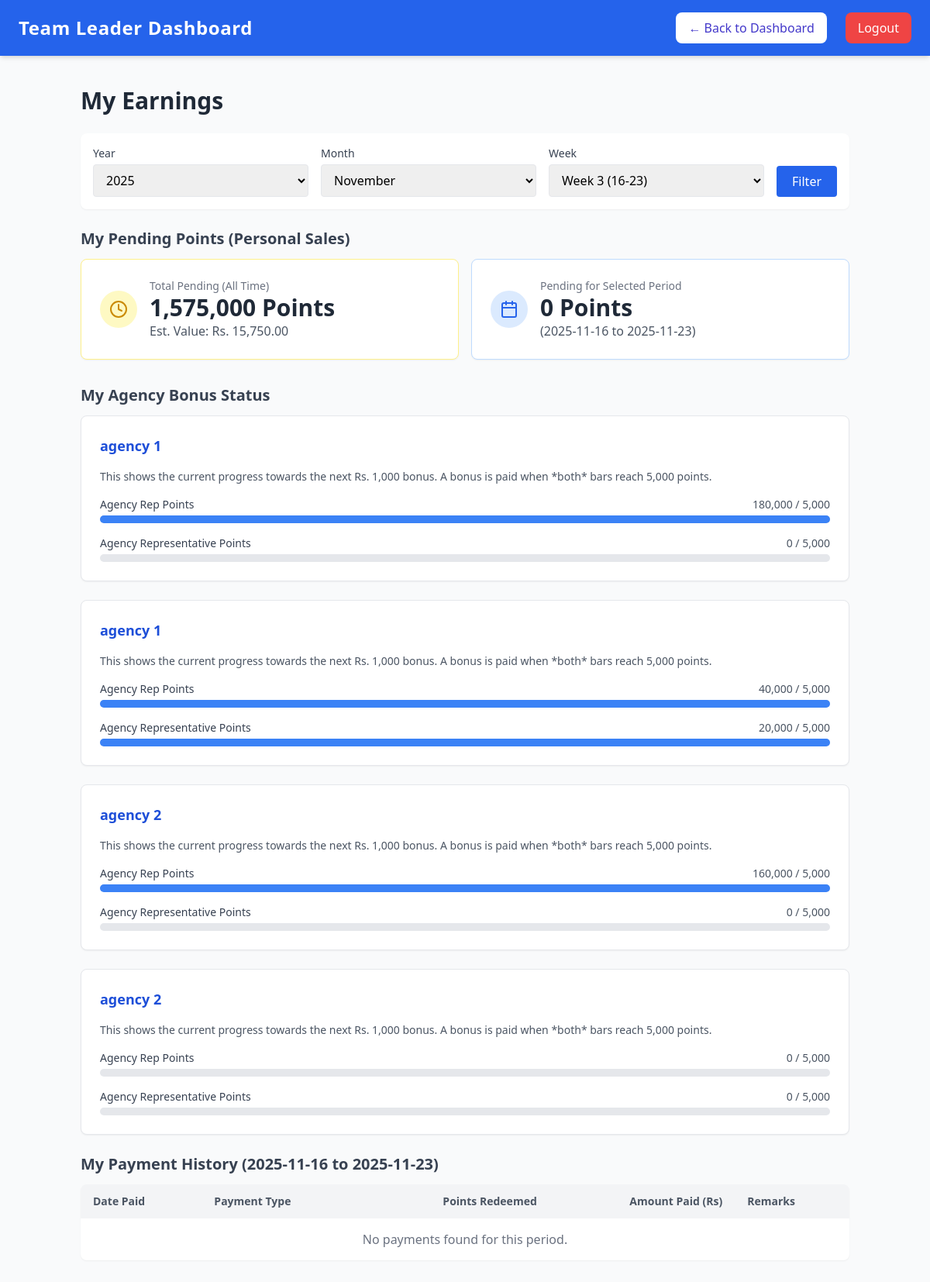
/leader/leader_payments.php (signed in), run on the app's committed database.
### tables this page shows
CREATE TABLE `agency_points` (
  `id` int(11) NOT NULL,
  `agency_id` int(11) NOT NULL,
  `total_rep_points` int(11) NOT NULL DEFAULT 0,
  `total_representative_points` int(11) NOT NULL DEFAULT 0,
  `last_updated` datetime DEFAULT current_timestamp() ON UPDATE current_timestamp()
);

CREATE TABLE `agencies` (
  `id` int(11) NOT NULL,
  `representative_id` int(11) NOT NULL,
  `agency_name` enum('agency 1','agency 2') NOT NULL,
  `created_at` datetime DEFAULT current_timestamp()
);

### leader/leader_payments.php (the view, shortened to what this page needs)
<?php
require_once '../config.php';
include 'leader_header.php';
$user_id = $_SESSION['user_id'] ?? null;
$user_role = $_SESSION['role'] ?? null;
$is_representative = ($user_role === 'representative');
function get_current_week()
{
    $day = (int) date('j');
    if ($day <= 23)
        return 3;
    return 4;
}
$year = isset($_GET['year']) ? (int) $_GET['year'] : date('Y');
$month = isset($_GET['month']) ? (int) $_GET['month'] : date('n');
$week = isset($_GET['week']) ? (int) $_GET['week'] : get_current_week();
$week_ranges = [
    1 => ['start' => 1, 'end' => 7],
    2 => ['start' => 8, 'end' => 15],
    3 => ['start' => 16, 'end' => 23],
    4 => ['start' => 24, 'end' => 31]
];
$start_day = $week_ranges[$week]['start'];
$end_day = $week_ranges[$week]['end'];
$start_date_str = date('Y-m-d', mktime(0, 0, 0, $month, $start_day, $year));
$end_date_str = date('Y-m-d', mktime(0, 0, 0, $month, $end_day, $year));
$stmt_total = $mysqli->prepare("
    SELECT SUM(points_rep) AS total_pending
    FROM points_ledger
    WHERE rep_user_id = ? AND redeemed = 0
");
$stmt_total->bind_param("i", $user_id);
$stmt_total->execute();
$res_total = $stmt_total->get_result()->fetch_assoc();
$total_pending_points = (int) ($res_total['total_pending'] ?? 0);
$stmt_period = $mysqli->prepare("
    SELECT SUM(points_rep) AS period_pending
    FROM points_ledger
    WHERE rep_user_id = ? AND redeemed = 0 AND sale_date BETWEEN ? AND ?
");
$stmt_period->bind_param("iss", $user_id, $start_date_str, $end_date_str);
$stmt_period->execute();
$res_period = $stmt_period->get_result()->fetch_assoc();
$period_pending_points = (int) ($res_period['period_pending'] ?? 0);
$payments_history = [];
$agency_statuses = [];
if ($is_representative) {
    $stmt_agency = $mysqli->prepare("
        SELECT
            a.agency_name,
            ap.total_rep_points,
            ap.total_representative_points
        FROM agencies a
        INNER JOIN agency_points ap ON a.id = ap.agency_id
        WHERE a.representative_id = ?
          AND ap.total_rep_points >= 0
          AND ap.total_representative_points >= 0
        ORDER BY a.agency_name
    ");
    $stmt_agency->bind_param("i", $user_id);
    $stmt_agency->execute();
    $agency_result = $stmt_agency->get_result();
    while ($row = $agency_result->fetch_assoc()) {
        $agency_statuses[] = $row;
    }
}
?>
<!DOCTYPE html>
<html lang="en">
<head>
    <script src="https://cdn.tailwindcss.com"></script>
</head>
<body class="bg-gray-50 min-h-screen">
    <div class="max-w-5xl mx-auto py-10 px-4">
        <h1 class="text-3xl font-bold text-gray-800 mb-6">My Earnings</h1>
        <form method="GET" class="flex flex-wrap gap-4 mb-6 bg-white p-4 rounded-lg shadow-sm">
            <label class="block flex-1 min-w-[120px]">
                <span class="text-sm font-medium text-gray-700">Year</span>
                <select name="year" class="border rounded px-3 py-2 w-full mt-1">
                    <?php for ($y = date('Y'); $y >= date('Y') - 3; $y--): ?>
                        <option value="<?= $y ?>" <?= $y == $year ? 'selected' : '' ?>><?= $y ?></option>
                    <?php endfor; ?>
                </select>
            </label>
            <label class="block flex-1 min-w-[120px]">
                <span class="text-sm font-medium text-gray-700">Month</span>
                <select name="month" class="border rounded px-3 py-2 w-full mt-1">
                    <?php foreach (range(1, 12) as $m): ?>
                        <option value="<?= $m ?>" <?= $m == $month ? 'selected' : '' ?>>
                            <?= date('F', mktime(0, 0, 0, $m, 1)) ?>
                        </option>
                    <?php endforeach; ?>
                </select>
            </label>
            <label class="block flex-1 min-w-[120px]">
                <span class="text-sm font-medium text-gray-700">Week</span>
                <select name="week" class="border rounded px-3 py-2 w-full mt-1">
                    <option value="3" <?= $week == 3 ? 'selected' : '' ?>>Week 3 (16-23)</option>
                </select>
            </label>
            <div class="self-end pt-1">
                <button type="submit"
                    class="bg-blue-600 text-white px-5 py-2 rounded hover:bg-blue-700 h-full">Filter</button>
            </div>
        </form>
        <h2 class="text-xl font-semibold text-gray-700 mb-3">My Pending Points (Personal Sales)</h2>
        <div class="grid grid-cols-1 md:grid-cols-2 gap-4 mb-8">
            <div class="bg-white p-6 rounded-lg shadow-sm border border-yellow-200">
                <div class="flex items-center gap-4">
                    <div class="bg-yellow-100 text-yellow-600 p-3 rounded-full">
                        <i data-feather="clock"></i>
                    </div>
                    <div>
                        <div class="text-gray-500 text-sm">Total Pending (All Time)</div>
                        <div class="text-3xl font-bold text-gray-800"><?= number_format($total_pending_points) ?> Points
                        </div>
                        <div class="text-gray-600 font-medium">Est. Value: Rs.
                            <?= number_format($total_pending_points * 0.01, 2) ?>
                        </div>
                    </div>
                </div>
            </div>
            <div class="bg-white p-6 rounded-lg shadow-sm border border-blue-200">
                <div class="flex items-center gap-4">
                    <div class="bg-blue-100 text-blue-600 p-3 rounded-full">
                        <i data-feather="calendar"></i>
                    </div>
                    <div>
                        <div class="text-gray-500 text-sm">Pending for Selected Period</div>
                        <div class="text-3xl font-bold text-gray-800"><?= number_format($period_pending_points) ?>
                            Points</div>
                        <div class="text-gray-600 font-medium">(<?= "$start_date_str to $end_date_str" ?>)</div>
                    </div>
                </div>
            </div>
        </div>
        <?php if ($is_representative && !empty($agency_statuses)):  ?>
            <h2 class="text-xl font-semibold text-gray-700 mb-3">My Agency Bonus Status</h2>
            <?php foreach ($agency_statuses as $agency_status): ?>
                <div class="bg-white shadow-sm rounded-lg p-6 mb-6 border border-gray-200">
                    <h3 class="text-lg font-semibold text-blue-700 mb-4"><?= htmlspecialchars($agency_status['agency_name']) ?>
                    </h3>
                    <p class="text-sm text-gray-600 mb-4">This shows the current progress towards the next Rs. 1,000 bonus. A
                        bonus is paid when *both* bars reach 5,000 points.</p>
                    <?php
                    $rep_pts = (int) ($agency_status['total_rep_points'] ?? 0);
                    $rep_for_rep_pts = (int) ($agency_status['total_representative_points'] ?? 0);
                    $rep_pct = min(100, ($rep_pts / 5000) * 100);
                    $rep_for_rep_pct = min(100, ($rep_for_rep_pts / 5000) * 100);
                    ?>
                    <div class="mb-4">
                        <div class="flex justify-between items-end mb-1">
                            <span class="text-sm font-medium text-gray-700">Agency Rep Points</span>
                            <span class="text-sm text-gray-600"><?= number_format($rep_pts) ?> / 5,000</span>
                        </div>
                        <div class="w-full progress-bar-bg rounded-full h-2.5">
                            <div class="progress-bar h-2.5 rounded-full" style="width: <?= $rep_pct ?>%"></div>
                        </div>
                    </div>
                    <div>
                        <div class="flex justify-between items-end mb-1">
                            <span class="text-sm font-medium text-gray-700">Agency Representative Points</span>
                            <span class="text-sm text-gray-600"><?= number_format($rep_for_rep_pts) ?> / 5,000</span>
                        </div>
                        <div class="w-full progress-bar-bg rounded-full h-2.5">
                            <div class="progress-bar h-2.5 rounded-full" style="width: <?= $rep_for_rep_pct ?>%"></div>
                        </div>
                    </div>
                </div>
            <?php endforeach; ?> <?php endif; ?>
        <h2 class="text-xl font-semibold text-gray-700 mb-3">My Payment History
            (<?= "$start_date_str to $end_date_str" ?>)</h2>
        <div class="bg-white shadow-sm rounded-lg overflow-hidden">
            <table class="min-w-full table-auto">
                <thead class="bg-gray-100">
                    <tr>
                        <th class="px-4 py-3 text-left text-sm font-semibold text-gray-600">Date Paid</th>
                        <th class="px-4 py-3 text-left text-sm font-semibold text-gray-600">Payment Type</th>
                        <th class="px-4 py-3 text-right text-sm font-semibold text-gray-600">Points Redeemed</th>
                        <th class="px-4 py-3 text-right text-sm font-semibold text-gray-600">Amount Paid (Rs)</th>
                        <th class="px-4 py-3 text-left text-sm font-semibold text-gray-600">Remarks</th>
                    </tr>
                </thead>
                <tbody class="divide-y divide-gray-200">
                    <?php if (empty($payments_history)): ?>
                        <tr>
                            <td colspan="5" class="p-4 text-center text-gray-500">
                                No payments found for this period.
                            </td>
                        </tr>
                    <?php endif; ?>
                </tbody>
            </table>
        </div>
    </div>
</body>
</html>

### leader/leader_payments.php (style rules this page uses)
.progress-bar-bg { background-color: #e5e7eb; }
.progress-bar { background-color: #3b82f6; }

### data on the page
agency_points: agency.agency_name "agency 1", total_rep_points "180,000", total_representative_points "0"
agency_points: agency.agency_name "agency 1", total_rep_points "40,000", total_representative_points "20,000"
agency_points: agency.agency_name "agency 2", total_rep_points "160,000", total_representative_points "0"
agency_points: agency.agency_name "agency 2", total_rep_points "0", total_representative_points "0"

### other printed values
$total_pending_points "1,575,000"
$total_pending_points * 0.01 "15,750.00"
$period_pending_points "0"
$start_date_str "2025-11-16"
$end_date_str "2025-11-23"
form field year "2025"
form field month "November"
